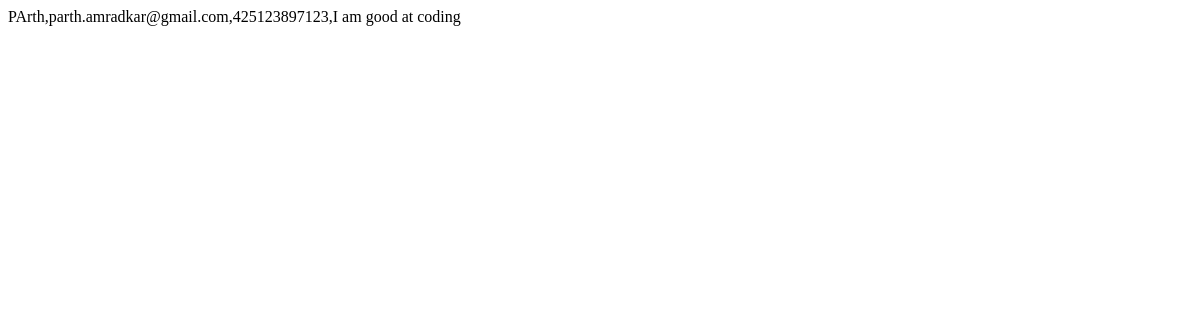
/displaydata/, run on an earlier commit of the app's database.
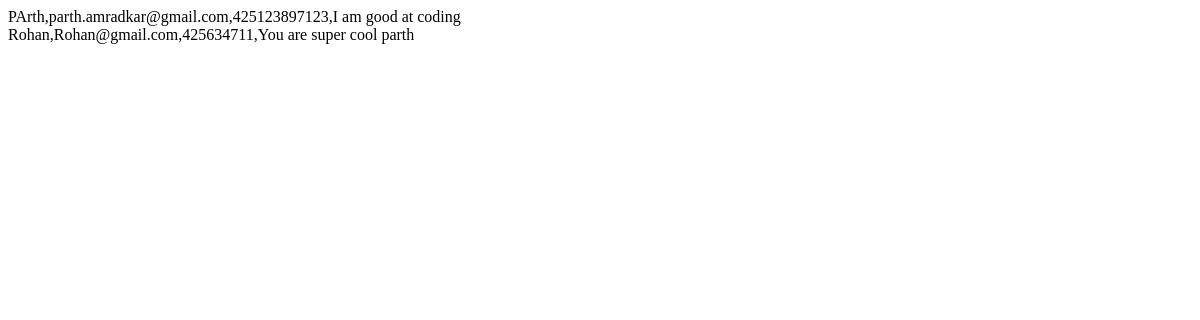
And on a later commit of the database.
### parth_app/models.py (models this page shows)
class contactform1(models.Model):
    fullname=models.CharField(max_length=100)
    email=models.EmailField()
    contact=models.CharField(max_length=15)
    message=models.CharField(max_length=200)

### parth_app/views.py (the view)
# urls.py: path("displaydata/", views.view1, name="DISDAT"),
def view1(request):
   st=contactform1.objects.all()
   return render(request,"parth_app/Displaydata.html",{"st":st})

### parth_app/templates/parth_app/Displaydata.html
{% for sts in st  %}
{{sts.fullname}},{{sts.email}},{{sts.contact}},{{sts.message}}<br>
{% endfor %}

What changed in the data, as far as the page shows it:
added contactform1: fullname "Rohan", email "Rohan@gmail.com", contact "425634711", message "You are super cool parth"
